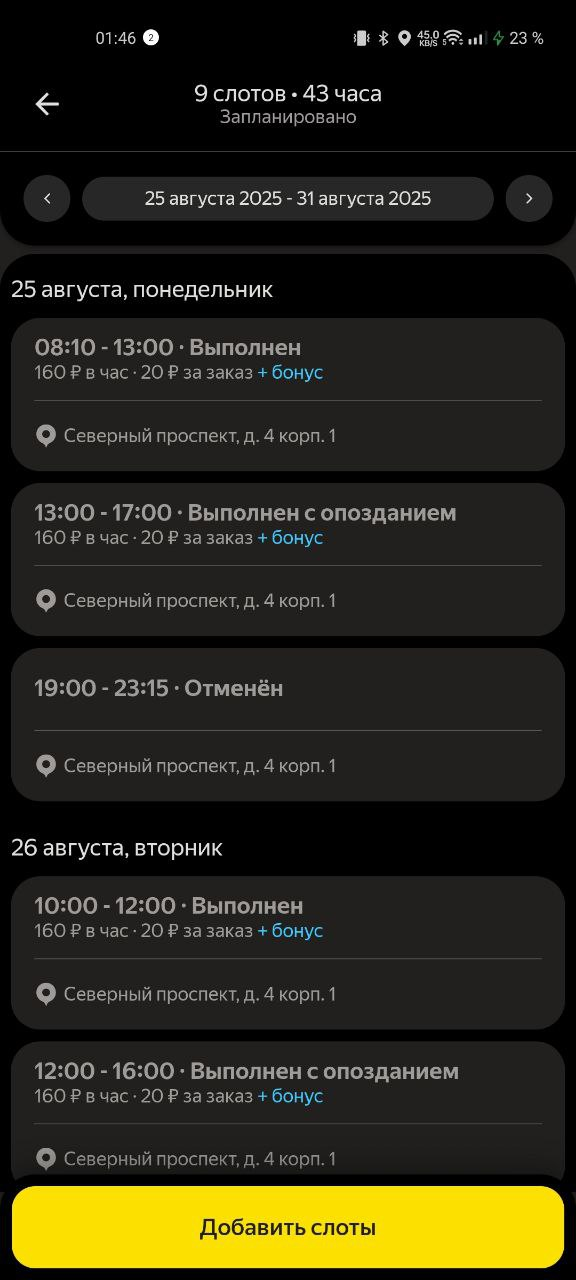
#> input picture slots/1.jpg, 576 x 1280 px, given in place of 1.png, which was not available
$ python ocr_parser.py
#> lines starting #> are read from the running program, lines starting #| are printed output that depends on the picture; after the words box and inside, x2 and y2 are one past the last pixel; in counts of white or black regions, pixels touching at a corner belong together; pictures that were not available may be replaced by others from this repository, and a replacement may not be noted
# -*- coding: utf-8 -*-
"""
Slot OCR parser — improved: combine neighboring lines & fallback scan for times.
Requirements:
  pip install pytesseract pillow opencv-python numpy
Configure tesseract path below.
Put screenshots 1.png .. 6.png in C:\lavka\lavka\slots (or change base_path).
"""

import os
import re
import json
from datetime import datetime, timedelta
from typing import List, Dict, Optional, Tuple

import cv2
import numpy as np
from PIL import Image
import pytesseract

# Укажи путь к tesseract.exe (Windows)
pytesseract.pytesseract.tesseract_cmd = r"C:\Program Files\Tesseract-OCR\tesseract.exe"


class SlotParser:
    def __init__(self, base_path: str = r"C:\lavka\lavka\slots"):
        self.base_path = base_path

        # месяцы и дни недели
        self.months = {
            "января": 1, "февраля": 2, "марта": 3, "апреля": 4,
            "мая": 5, "июня": 6, "июля": 7, "августа": 8,
            "сентября": 9, "октября": 10, "ноября": 11, "декабря": 12
        }
        self.weekdays = {
            "понедельник": 0, "вторник": 1, "среда": 2, "четверг": 3,
            "пятница": 4, "суббота": 5, "воскресенье": 6
        }

        # статусы
        self.status_map = {
            "выполнен с опозданием": "Выполнен с опозданием",
            "выполнен": "Выполнен",
            "отменен": "Отменён",
            "отменён": "Отменён",
            "отмен": "Отменён"
        }

        months_alt = "|".join(self.months.keys())
        weekdays_alt = "|".join(self.weekdays.keys())

        # строгий заголовок даты: "25 августа, понедельник"
        self.date_heading_re = re.compile(
            rf"^\s*(\d{{1,2}})\s+({months_alt})\s*,\s*({weekdays_alt})\s*$",
            flags=re.IGNORECASE
        )

        # верхний диапазон недели (игнорируем)
        self.week_range_re = re.compile(
            rf"\d{{1,2}}\s+({months_alt})\s+\d{{4}}\s*[-–—]\s*\d{{1,2}}\s+({months_alt})\s+\d{{4}}",
            flags=re.IGNORECASE
        )

        # базовая "поиск одной метки времени" (HH:MM или HH.MM)
        self.time_token_re = re.compile(r"(\d{1,2}[:.]\d{2})")

        # временная папка
        self.temp_dir = os.path.join(self.base_path, "temp")
        os.makedirs(self.temp_dir, exist_ok=True)

    # ---------- предобработка изображения ----------
    def preprocess_image(self, image_path: str) -> str:
        try:
            img = cv2.imread(image_path)
            if img is None:
                raise ValueError(f"Не удалось загрузить изображение: {image_path}")
            gray = cv2.cvtColor(img, cv2.COLOR_BGR2GRAY)
            # немного увеличим
            scale = 1.4
            resized = cv2.resize(gray, None, fx=scale, fy=scale, interpolation=cv2.INTER_CUBIC)
            clahe = cv2.createCLAHE(clipLimit=2.0, tileGridSize=(8, 8))
            enhanced = clahe.apply(resized)
            blurred = cv2.GaussianBlur(enhanced, (3, 3), 0)
            _, bw = cv2.threshold(blurred, 0, 255, cv2.THRESH_BINARY + cv2.THRESH_OTSU)
            if np.mean(bw) < 127:
                bw = cv2.bitwise_not(bw)
            out_path = os.path.join(self.temp_dir, f"proc_{os.path.basename(image_path)}")
            cv2.imwrite(out_path, bw)
            return out_path
        except Exception as e:
            print(f"[preprocess_image] {e}")
            return image_path

    # ---------- OCR -> строки с координатами ----------
    def extract_lines_with_coords(self, image_path: str) -> List[Dict]:
        proc = self.preprocess_image(image_path)
        try:
            data = pytesseract.image_to_data(Image.open(proc), lang="rus", output_type=pytesseract.Output.DICT)
            groups = {}
            for i in range(len(data["text"])):
                txt = data["text"][i].strip()
                if not txt:
                    continue
                key = (data["block_num"][i], data["par_num"][i], data["line_num"][i])
                groups.setdefault(key, []).append(i)
            lines = []
            for key, idxs in groups.items():
                idxs.sort(key=lambda j: data["left"][j])
                parts = [data["text"][j].strip() for j in idxs if data["text"][j].strip()]
                if not parts:
                    continue
                text = " ".join(parts)
                top = min(data["top"][j] for j in idxs)
                left = min(data["left"][j] for j in idxs)
                lines.append({"text": text, "y": int(top), "x": int(left)})
            lines.sort(key=lambda l: (l["y"], l["x"]))
            if proc != image_path and os.path.exists(proc):
                try:
                    os.remove(proc)
                except:
                    pass
            return lines
        except Exception as e:
            print(f"[extract_lines_with_coords] OCR error: {e}")
            return []

    # ---------- парсинг дат/времени/статуса ----------
    # [253 lines left out: functions _pick_year_from_week_range, parse_date_heading, parse_time_in_text, find_time_by_combination, find_status_nearby, parse_screenshot, not called in this run]

    # ---------- процесс всех 6 скринов ----------
    def process_all_screenshots(self) -> List[Dict]:
        all_slots: List[Dict] = []
        for n in range(1, 7):
            fp = None
            for ext in (".png", ".jpg", ".jpeg", ".PNG", ".JPG", ".JPEG"):
                candidate = os.path.join(self.base_path, f"{n}{ext}")
                if os.path.exists(candidate):
                    fp = candidate
                    break
            if not fp:
                print(f"⚠️  Файл {n} не найден — пропускаю.")
                continue
            print(f"\n📄 Обработка {os.path.basename(fp)}")
            lines = self.extract_lines_with_coords(fp)
            print(f"   Строк извлечено: {len(lines)}")
            is_last = (n == 6)
            slots = self.parse_screenshot(lines, is_last_screenshot=is_last)
            print(f"   Найдено слотов на скрине: {len(slots)}")
            all_slots.extend(slots)
        all_slots.sort(key=lambda s: (s["date"], s["start_time"]))
        return all_slots

    # [36 lines left out: functions save_results, generate_report, not called in this run]

    def cleanup(self):
        try:
            if os.path.isdir(self.temp_dir):
                for fn in os.listdir(self.temp_dir):
                    try:
                        os.remove(os.path.join(self.temp_dir, fn))
                    except:
                        pass
                try:
                    os.rmdir(self.temp_dir)
                except:
                    pass
        except Exception as e:
            print(f"[cleanup] {e}")

    # ---------- debug ----------
    # [18 lines left out: function debug_screenshot, not called in this run]


def main():
    print("Запуск SlotParser (improved)")
    parser = SlotParser()
    try:
        slots = parser.process_all_screenshots()
#> in preprocess_image, img is the input picture: shape (1280, 576, 3); mean B, G, R 23.9, 38, 40.1
#> in preprocess_image, `gray = cv2.cvtColor(img, cv2.COLOR_BGR2GRAY)`:
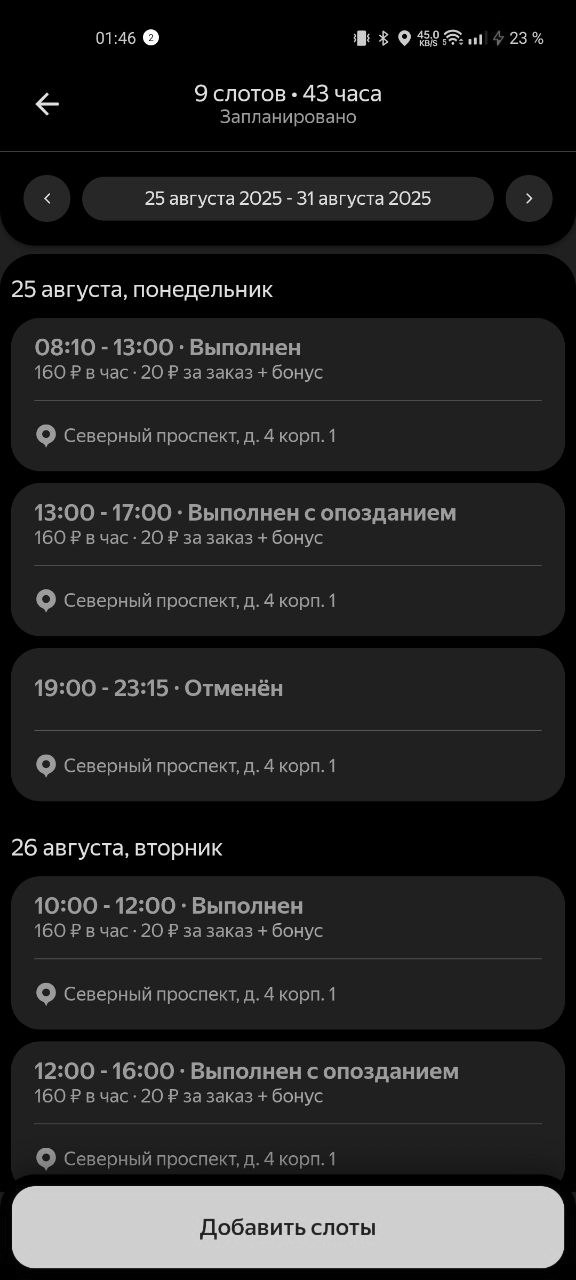
#> gray: shape (1280, 576); min 0, max 255, mean 37
#> in preprocess_image, `enhanced = clahe.apply(resized)`:
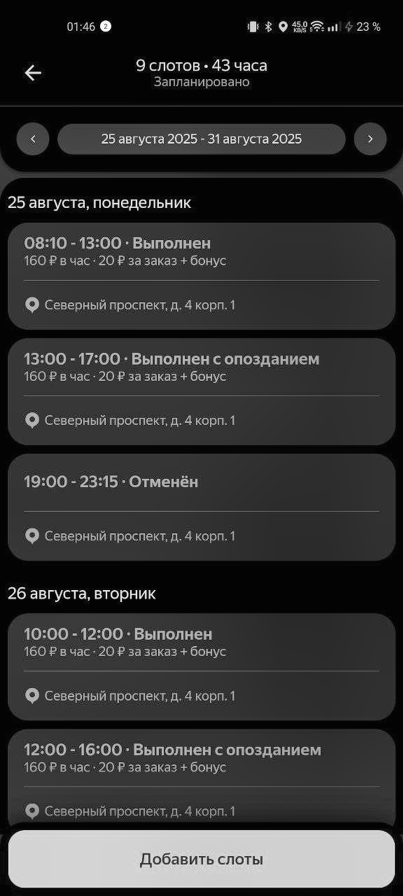
#> enhanced: shape (1792, 806) (shown at 1/2 size); min 3, max 255, mean 50.2
#> in preprocess_image, `_, bw = cv2.threshold(blurred, 0, 255, cv2.THRESH_BINARY + cv2.THRESH_..`:
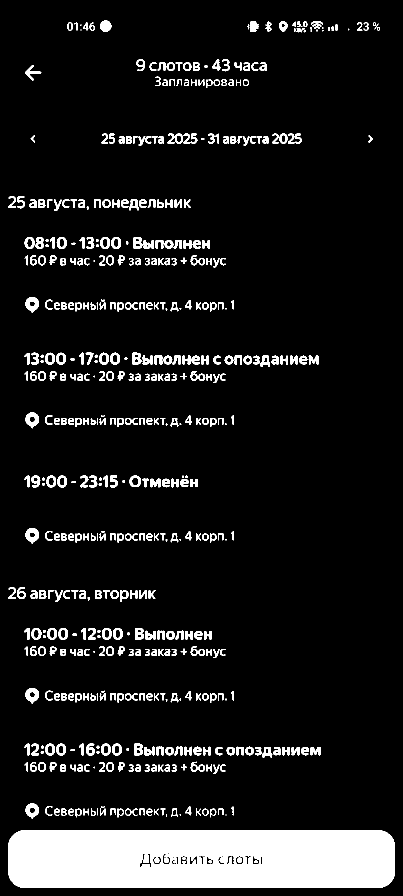
#> bw: shape (1792, 806) (shown at 1/2 size); 10.1% white; 512 white regions (31 under 20 px), largest, box (x1, y1, x2, y2) and area: (17, 1660, 790, 1776) 86128, (51, 1376, 78, 1408) 527, (51, 594, 78, 626) 525
#> in preprocess_image, `bw = cv2.bitwise_not(bw)`:
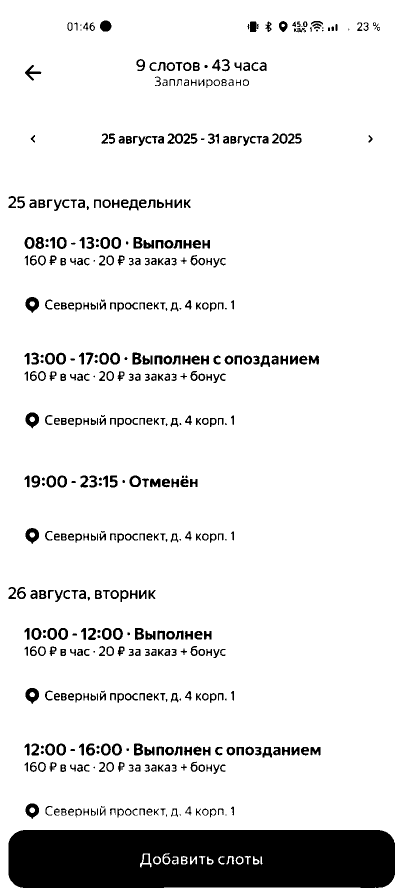
#> bw: shape (1792, 806) (shown at 1/2 size); 89.9% white; 512 black regions (31 under 20 px), largest, box (x1, y1, x2, y2) and area: (17, 1660, 790, 1776) 86128, (51, 1376, 78, 1408) 527, (51, 594, 78, 626) 525
        if not slots:
            print("❌ Слоты не найдены.")
            return
        print(f"\n✅ Всего слотов: {len(slots)}")
        for s in slots:
            print(f" {s['date']} {s['weekday']}: {s['start_time']} - {s['end_time']} ({s['status']}) [{s.get('duration_minutes',0)}m]")
        parser.save_results(slots)
        report = parser.generate_report(slots)
        report_path = os.path.join(parser.base_path, "report.json")
        with open(report_path, "w", encoding="utf-8") as f:
            json.dump(report, f, ensure_ascii=False, indent=2)
        print(f"📊 Отчёт: {report_path}")
    finally:
        parser.cleanup()
        print("Готово.")


if __name__ == "__main__":
    main()
#> (the call stopped at in extract_lines_with_coords, `data = pytesseract.image_to_data(Image.open(proc), lang="rus", output_..`: pytesseract is not available in this run)
